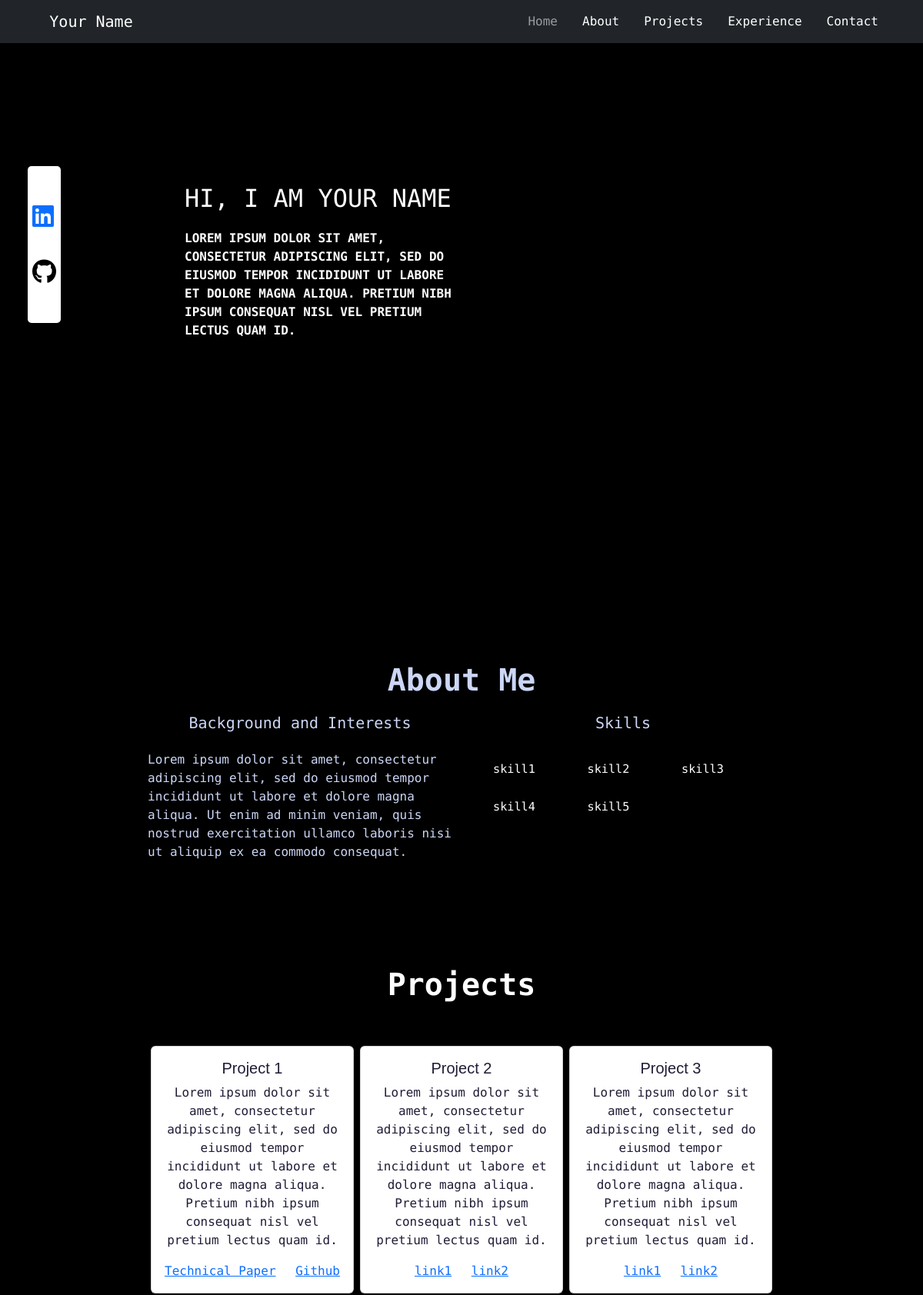
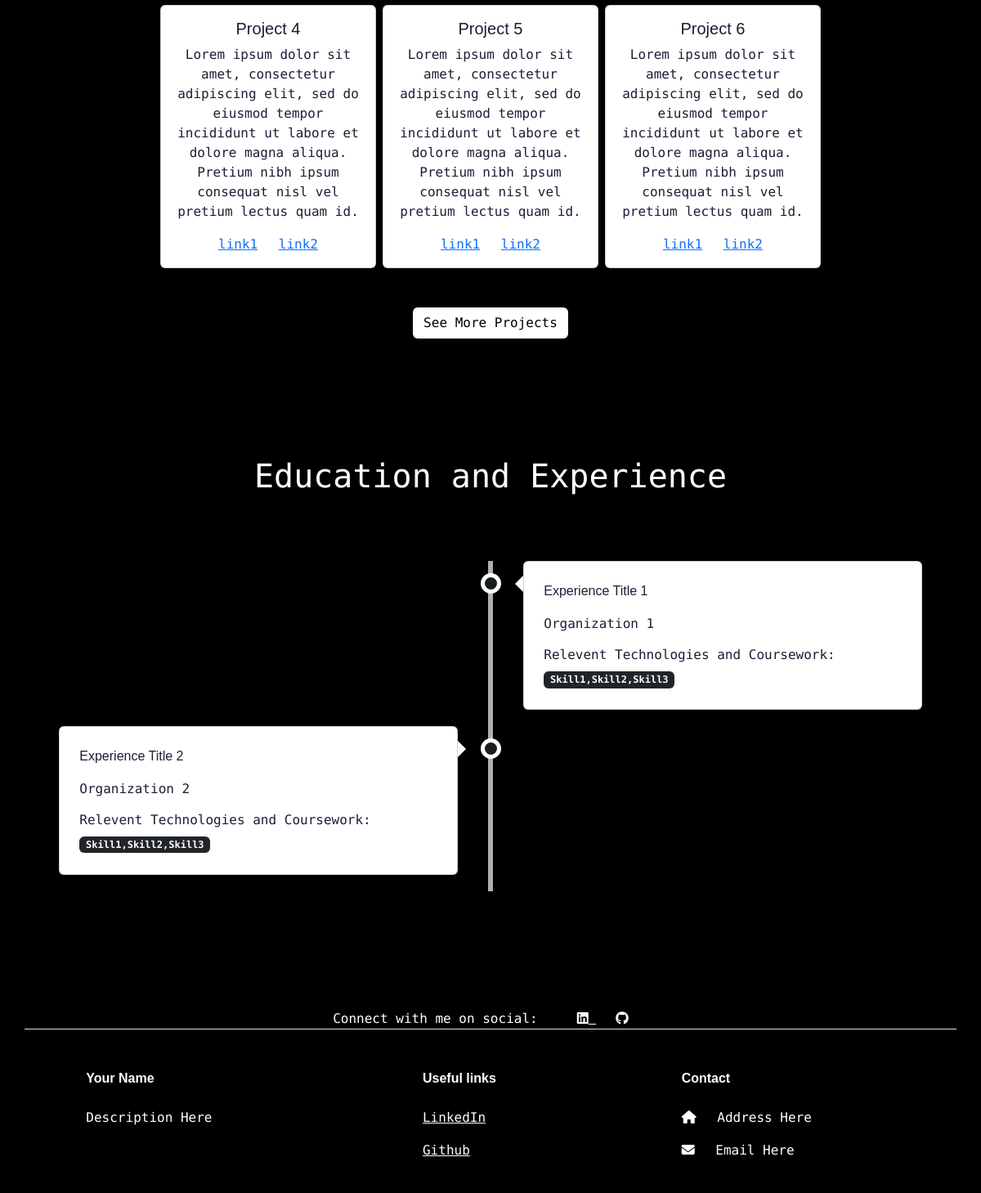
The page / on the database its author committed (2 pictures, top to bottom).
### tables this page shows
CREATE TABLE `meta_details` (
  `c1` varchar(25) NOT NULL,
  `c2` text NOT NULL
);

CREATE TABLE `home_section` (
  `c1` varchar(25) NOT NULL,
  `c2` text NOT NULL
);

CREATE TABLE `about_me` (
  `c1` varchar(25) NOT NULL,
  `c2` text NOT NULL
);

CREATE TABLE `projects` (
  `project_index` int(11) NOT NULL,
  `project_title` text NOT NULL,
  `project_description` text NOT NULL,
  `project_links` text NOT NULL
);

### loadingDetails.php (called while the page is built, shortened)
<?php
function MetaDetailsUsername($conn)
{
    $meta_details_query = "SELECT c1, c2 FROM meta_details WHERE c1='user-name'";
    $user_name = mysqli_fetch_assoc($conn->query($meta_details_query));
    return $user_name;
}
function SectionOrder($conn)
{
    $section_order_query="SELECT * FROM section_details WHERE section_order!=-1 ORDER BY section_order";
    $section_order_rows =mysqli_query($conn, $section_order_query);
    $section_order_arr=array();
    while($row = mysqli_fetch_assoc($section_order_rows))
    {
        $section_order_arr[$row["section_order"]]=$row["section_name"];
    }
    return $section_order_arr;
}
function LoadLinkedinLink($conn)
{
    $meta_details_query = "SELECT c2 FROM meta_details WHERE c1='linkedin_link'";
    $result = $conn->query($meta_details_query);
    while($row = $result->fetch_assoc()) {
        $res=$row["c2"];
      }
    return $res;
}
function LoadGithubLink($conn)
{
    $meta_details_query = "SELECT c2 FROM meta_details WHERE c1='github_link'";
    $result = $conn->query($meta_details_query);
    while($row = $result->fetch_assoc()) {
        $res=$row["c2"];
      }
    return $res;
}
function LoadFooterDescription($conn)
{
    $meta_details_query = "SELECT c2 FROM meta_details WHERE c1='footer_description'";
    $result = $conn->query($meta_details_query);
    while($row = $result->fetch_assoc()) {
        $res=$row["c2"];
      }
    return $res;
}
function LoadFooterAddress($conn)
{
    $meta_details_query = "SELECT c2 FROM meta_details WHERE c1='footer_address'";
    $result = $conn->query($meta_details_query);
    while($row = $result->fetch_assoc()) {
        $res=$row["c2"];
      }
    return $res;
}
function LoadFooterEmail($conn)
{
    $meta_details_query = "SELECT c2 FROM meta_details WHERE c1='footer_email'";
    $result = $conn->query($meta_details_query);
    while($row = $result->fetch_assoc()) {
        $res=$row["c2"];
      }
    return $res;
}
?>

### load_page_sections.php (the view, shortened to what this page needs)
<?php
include 'loadingDetails.php';
$linkedin_link=LoadLinkedinLink($conn);
$github_link=LoadGithubLink($conn);
function LoadNavbar($conn,$user_name)
{?>
  <nav id="navbar" class="navbar navbar-expand-md fixed-top navbar-dark bg-dark navbar-scroll">
      <div class="container">
        <a class="navbar-brand" href="#home"><?php echo $user_name["c2"];?></a>
        <div class="collapse navbar-collapse justify-content-end" id="navbarCenteredExample">
          <ul class="navbar-nav mb-lg-0">
            <?php
            $section_order_array=SectionOrder($conn);
            foreach ($section_order_array as $key => $value) {
                if($value=='hero'){
                  $name='home';
                }
                elseif($value=='footer')
                {
                  $name='contact';
                }
                else
                {
                  $name=$value;
                }
                ?>
              <li class="nav-item px-2">
                <a id="<?php echo "mynavlink-".$value;?>" class="nav-link" href="<?php echo "#".$name;?>"><?php echo ucfirst($name);?></a>
              </li>
              <?php
            }
            ?>
          </ul>
        </div>
      </div>
    </nav>
<?php
}
function LoadHeroSection($conn,$user_name)
{?>
  <section id="home" class="even-section">
    <div class="p-5 text-center bg-image hero-page">
      <div class="container">
        <div class="row">
          <div class="col-lg-6 text-white hero-content-container">
            <p class="hero-content-heading1">Hi, I am <?php echo $user_name["c2"];?></p>
            <p class="fw-bold hero-content-heading2">
              <?php
                $home_description_query = "SELECT c1, c2 FROM home_section WHERE c1='home-section-description'";
                $home_description = mysqli_fetch_assoc($conn->query($home_description_query));
                echo $home_description["c2"];
              ?>
            </p>
          </div>
        </div>
      </div>
    </div>
  </section>
<?php
}
function LoadAboutMe($conn,$user_name)
{?>
<section id="about" class="about-me even-section">
    <?php
      $about_description_query = "SELECT c1, c2 FROM about_me WHERE c1='background'";
      $about_description = mysqli_fetch_assoc($conn->query($about_description_query));
    ?>
    <div class="container" data-mdb-toggle="animation" data-mdb-animation-start="onScroll"
      data-mdb-animation="fade-in-up" data-mdb-animation-delay="300" data-mdb-animation-offset="10">
      <p class="pb-1 display-6 fw-bold ls-tight text-center">About Me</p>
      <div class="row justify-content-center">
        <div class="col-md-6 col-lg-6 col-sm-12">
          <h5 class="mb-4 text-center">Background and Interests</h5>
          <p>
            <?php echo $about_description["c2"];?>
          </p>
        </div>
        <?php
        $skills_query = "SELECT c2 FROM about_me WHERE c1='skills'";
        $skills = mysqli_fetch_assoc($conn->query($skills_query));
        foreach ($skills as $value) {
          $x=$value;
        }
        $skills_split=explode(",", $x);
      ?>
        <div class="col-md-6 col-lg-6 col-sm-12 justify-content-center">
          <h5 class="mb-4 text-center">Skills</h5>
          <?php
            foreach ($skills_split as $variable) {
              ?>
              <div class="skill-item px-4 py-2"><?php echo $variable?></div>
              <?php
            }
            ?>
        </div>
      </div>
    </div>
  </section>
<?php
}
function LoadProjectSection($conn,$user_name,$github_link)
{?>
<section id="projects" class="text-center projects even-section">
    <div class="container" data-mdb-toggle="animation" data-mdb-animation-start="onScroll"
      data-mdb-animation="fade-in-up" data-mdb-animation-delay="300" data-mdb-animation-offset="10">
      <h2 class="text-center mb-5 display-6 fw-bold ls-tight text-center">
        Projects
      </h2>
      <div class="container">
        <div class="row">
        <?php
        $skills_query = "SELECT * FROM projects";
        $result=mysqli_query($conn, $skills_query);
        if (mysqli_num_rows($result) > 0) {
          while($row = mysqli_fetch_assoc($result)) {
            $links=$row["project_links"];
            $links_split=explode(";", $links);
              ?>
              <div class="col-lg-4 col-md-6 col-sm-12 d-flex align-items-stretch g-2">
                <div class="card">
                  <div class="card-body">
                    <h5 class="project-card-title"><?php echo $row["project_title"];?></h5>
                    <p class="card-text">
                      <?php echo $row["project_description"];?>
                    </p>
                    <?php
                      for ($i=0; $i < count($links_split); $i++) {
                              $links_split_2=explode(",", $links_split[$i]);
                             ?>
                        <a href="<?php echo $links_split_2[1];?>" class="card-link"><?php echo $links_split_2[0];?></a>
                        <?php
                                  }
                      ?>
                  </div>
                </div>
              </div>
        <?php
          }
        }
    ?>
        </div>
      </div>
      <a class="btn align-items-center mt-5 projects-see-more-external-button" href="<?php echo $github_link;?>"
        target="_blank">See More Projects</a>
    </div>
  </section>
<?php
}
function LoadExperienceSection($conn,$user_name)
{?>
<section id="experience" class="even-section">
    <h1 class="text-center py-4">Education and Experience</h1>
    <div class="container py-5">
      <div class="main-timeline">
        <?php
          $experience_query="SELECT * FROM experience";
          $experience_query_rows =mysqli_query($conn, $experience_query);
          $experience_title_arr=array();
          $experience_org_arr=array();
          $experience_skills_arr=array();
          while($row = mysqli_fetch_assoc($experience_query_rows))
          {
              $experience_title_arr[]=$row["experience_title"];
              $experience_org_arr[]=$row["experience_org"];
              $experience_skills_arr[]=$row["experience_skills"];
          }
          $d="right";
          $c=count($experience_title_arr);
          for($x=0;$x<$c;$x++)
          {
            if($x%2==0)
            {
              $d="right";
            }
            else
            {
              $d="left";
            }
            ?>
              <div class="timeline <?php echo $d;?>">
                <div class="card">
                  <div class="timeline-card-body">
                    <p class="timeline-card-title"><?php echo $experience_title_arr[$x];?></p>
                    <p class="timeline-card-subtitle"><?php echo $experience_org_arr[$x];?></p>
                    <h6>Relevent Technologies and Coursework:</h6>
                    <?php
                      $skills_split2=explode(";", $experience_skills_arr[$x]);
                      foreach ($skills_split2 as $variable) {
                        ?>
                        <h6 class="badge bg-dark text-white mb-0"><?php echo $variable;?></h6>
                        <?php
                      }
                    ?>
                  </div>
                </div>
              </div>
            <?php
          }
        ?>
      </div>
    </div>
  </section>
<?php
}
function LoadFooterSection($conn,$user_name,$linkedin_link,$github_link,$personalwebsite_link)
{?>
<section id="contact" class="footer">
    <footer class="text-center text-lg-start">
      <section class="d-flex justify-content-center justify-content-ltimeline-g-between border-bottom container">
        <div class="me-5 d-none d-lg-block">
          <span>Connect with me on social:</span>
        </div>
        <div>
          <a href="<?php echo $linkedin_link;?>" class="me-4 text-reset">
            <i class="fab fa-linkedin"></i>
          </a>
          <a href="<?php echo $github_link;?>" class="me-4 text-reset">
            <i class="fab fa-github"></i>
          </a>
        </div>
      </section>
      <section class="">
        <div class="container text-center text-md-start mt-5">
          <div class="row mt-3">
            <div class="col-md-3 col-lg-4 col-xl-3 mx-auto mb-4">
              <p class="fw-bold mb-4 footer-title"><?php echo $user_name["c2"];?></p>
              <p>
                <?php echo LoadFooterDescription($conn);?>
              </p>
            </div>
            <div class="col-md-3 col-lg-2 col-xl-2 mx-auto mb-4">
              <p class="fw-bold mb-4 footer-title">Useful links</p>
              <p>
                <a href="<?php echo $linkedin_link;?>" class="text-reset" target="_blank">LinkedIn</a>
              </p>
              <p>
                <a href="<?php echo $github_link;?>" class="text-reset" target="_blank">Github</a>
              </p>
            </div>
            <div class="col-md-4 col-lg-3 col-xl-3 mx-auto mb-md-0 mb-4">
              <p class="fw-bold mb-4 footer-title">Contact</p>
              <p>
                <i class="fas fa-home me-3"></i> <?php echo LoadFooterAddress($conn);?>
              </p>
              <p>
                <i class="fas fa-envelope me-3"></i>
                <?php echo LoadFooterEmail($conn);?>
              </p>
            </div>
          </div>
        </div>
      </section>
    </footer>
  </section>
<?php
}
?>

### index.php (shortened to what this page needs)
<?php
include 'load_page_sections.php';
$user_name=MetaDetailsUsername($conn);
?>
<!DOCTYPE html>
<html lang="en">
<head>
  <link rel="stylesheet" href="https://cdnjs.cloudflare.com/ajax/libs/font-awesome/6.4.0/css/all.min.css">
  <link href="https://cdn.jsdelivr.net/npm/bootstrap@5.3.1/dist/css/bootstrap.min.css" rel="stylesheet">
  <link rel="stylesheet" href="style.css" />
</head>
<body>
  <header>
    <?php LoadNavbar($conn,$user_name);?>
  </header>
  <div class="left-bar">
    <ul class="list-unstyled">
      <li class="mb-5 mt-5">
        <a href="<?php echo $linkedin_link;?>" target="_blank"><i
            class="fa-brands fa-linkedin fa-2xl"></i>
        </a>
      </li>
      <li class="mb-5 mt-5">
        <a href="<?php echo $github_link;?>" target="_blank"><i class="fa-brands fa-github fa-2xl sidebar-github"></i>
        </a>
      </li>
    </ul>
  </div>
  <?php
    $section_order_array=SectionOrder($conn);
    foreach ($section_order_array as $key => $value) {
      if($value=='hero')
      {
        LoadHeroSection($conn,$user_name);
      }
      elseif($value=='about')
      {
        LoadAboutMe($conn,$user_name);
      }
      elseif($value=='projects')
      {
        LoadProjectSection($conn,$user_name,$github_link);
      }
      elseif($value=='experience')
      {
        LoadExperienceSection($conn,$user_name);
      }
      elseif($value=='footer')
      {
        LoadFooterSection($conn,$user_name,$linkedin_link,$github_link,$personalwebsite_link);
      }
    }
  ?>
</body>
</html>

### style.css (style rules this page uses)
body { font-family: 'Fira Code', monospace; scroll-behavior: smooth; }
.even-section { background-color: black; color: white; }
#home,#about,#projects,#experience,#footer { padding-left: 15%; padding-right: 15%; }
.left-bar { position: fixed; z-index: 9999; margin-left: 3%; margin-top: 18%; background-color: white; padding: 0.5%; border-radius: 5px; }
.sidebar-github { color: black; }
.navbar { font-family: 'Fira Code', monospace; }
.navbar-brand { margin-left: 2%; }
.navbar-nav { color: white; }
#mynavlink-home,#mynavlink-about, #mynavlink-projects,#mynavlink-experience, #mynavlink-footer { color: white; }
.hero-page { height: 100vh; }
.hero-content-container { padding-top: 25%; }
.hero-content-heading1 { font-size: 2rem; text-align: left; text-transform: uppercase; font-family: 'Fira Code', monospace; }
.hero-content-heading2 { text-align: left; text-transform: uppercase; text-align: 0.5rem; }
#home { background-color: black; color: rgb(255, 255, 255); }
.about-me { padding: 5%; color: #ccd6f6; }
.skill-item { font-size: 95%; justify-content: center; background-color: black; color: white; border-radius: 5px; display: inline-block; margin: 5px; }
.projects { padding: 5%; color: white; }
.card { color: #1F1D36; }
.project-card-title { font-family:Verdana, Geneva, Tahoma, sans-serif; }
.card-text { text-align: center; }
.projects-see-more-external-button { background-color: white; color: black; text-decoration: none; }
#experience { padding: 5%; }
.main-timeline { position: relative; }
.main-timeline::after { content: ""; position: absolute; width: 6px; background-color: #afafaf; top: 0; bottom: 0; left: 50%; margin-left: -3px; }
.timeline { position: relative; background-color: inherit; width: 50%; }
.timeline::after { content: ""; position: absolute; width: 25px; height: 25px; right: -13px; background-color: #171e1c; border: 5px solid #ffffff; top: 15px; border-radius: 50%; z-index: 1; }
.left { padding: 0px 40px 20px 0px; left: 0; }
.right { padding: 0px 0px 20px 40px; left: 50%; }
.left::before { content: " "; position: absolute; top: 18px; z-index: 1; right: 30px; border: medium solid white; border-width: 10px 0 10px 10px; border-color: transparent transparent transparent white; }
.right::before { content: " "; position: absolute; top: 18px; z-index: 1; left: 30px; border: medium solid white; border-width: 10px 10px 10px 0; border-color: transparent white transparent transparent; }
.right::after { left: -12px; }
.timeline-card-body { padding: 5%; }
.timeline-card-title { font-family:Verdana, Geneva, Tahoma, sans-serif; }
.footer { background-color: black; color: white; padding-top: 3%; }
.footer-title { font-family:Verdana, Geneva, Tahoma, sans-serif; }

### rows shown on the page
meta_details: c2 "Your Name", c2 "YOUR NAME"
home_section: c2 "LOREM IPSUM DOLOR SIT AMET, CONSECTETUR ADIPISCING ELIT, SED DO EIUSMOD TEMPOR INCIDIDUNT UT LABORE ET DOLORE MAGNA ALIQUA. PRETIUM NIBH IPSUM CONSEQUAT NISL VEL PRETIUM LECTUS QUAM ID."
about_me: c2 "Lorem ipsum dolor sit amet, consectetur adipiscing elit, sed do eiusmod tempor incididunt ut labore et dolore magna aliqua. Ut enim ad minim veniam, quis nostrud exercitation ullamco laboris nisi ut aliquip ex ea commodo consequat.", about_me.c2 "skill1", about_me.c2 "skill2", about_me.c2 "skill3", about_me.c2 "skill4", about_me.c2 "skill5"
projects: project_title "Project 1", project_description "Lorem ipsum dolor sit amet, consectetur adipiscing elit, sed do eiusmod tempor incididunt ut labore et dolore magna aliqua. Pretium nibh ipsum consequat nisl vel pretium lectus quam id.", project_links "Technical Paper", project_links "Github"
projects: project_title "Project 2", project_description "Lorem ipsum dolor sit amet, consectetur adipiscing elit, sed do eiusmod tempor incididunt ut labore et dolore magna aliqua. Pretium nibh ipsum consequat nisl vel pretium lectus quam id.", project_links "link1", project_links "link2"
projects: project_title "Project 3", project_description "Lorem ipsum dolor sit amet, consectetur adipiscing elit, sed do eiusmod tempor incididunt ut labore et dolore magna aliqua. Pretium nibh ipsum consequat nisl vel pretium lectus quam id.", project_links "link1", project_links "link2"
projects: project_title "Project 4", project_description "Lorem ipsum dolor sit amet, consectetur adipiscing elit, sed do eiusmod tempor incididunt ut labore et dolore magna aliqua. Pretium nibh ipsum consequat nisl vel pretium lectus quam id.", project_links "link1", project_links "link2"
projects: project_title "Project 5", project_description "Lorem ipsum dolor sit amet, consectetur adipiscing elit, sed do eiusmod tempor incididunt ut labore et dolore magna aliqua. Pretium nibh ipsum consequat nisl vel pretium lectus quam id.", project_links "link1", project_links "link2"
projects: project_title "Project 6", project_description "Lorem ipsum dolor sit amet, consectetur adipiscing elit, sed do eiusmod tempor incididunt ut labore et dolore magna aliqua. Pretium nibh ipsum consequat nisl vel pretium lectus quam id.", project_links "link1", project_links "link2"
meta_details: c2 "Description Here"
meta_details: c2 "Address Here"
meta_details: c2 "Email Here"

### other values the page prints
$name "Home"
$name "About"
$name "Projects"
$name "Experience"
$name "Contact"
$experience_title_arr[$x] "Experience Title 1"
$experience_org_arr[$x] "Organization 1"
$variable "Skill1,Skill2,Skill3"
$experience_title_arr[$x] "Experience Title 2"
$experience_org_arr[$x] "Organization 2"
